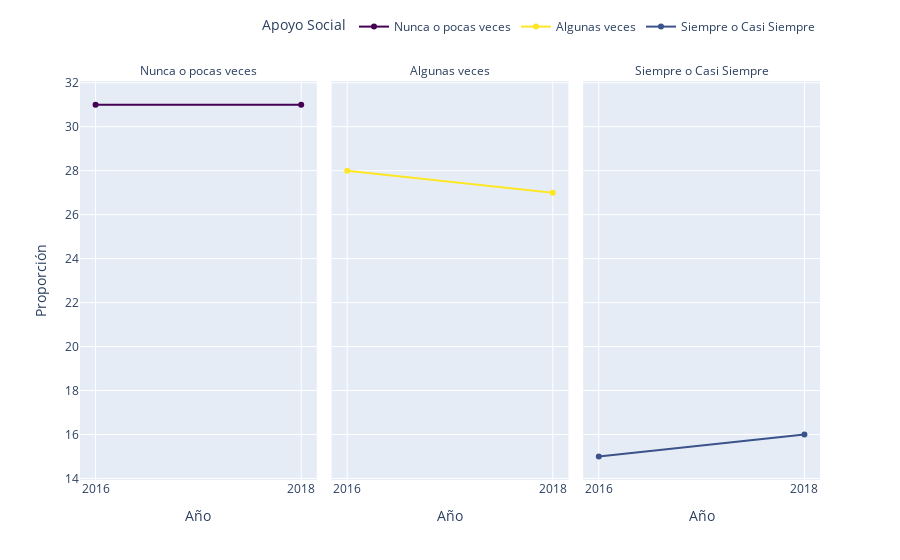

The notebook cell saved with this chart:
### Code cell
gf_apoyo_ola=grafo_var('s12_fac','Apoyo Social',orden=['Nunca o pocas veces','Algunas veces','Siempre o Casi Siempre'])
gf_apoyo_ola

### Figure 1 — Plotly figure (JSON) as saved in the notebook; plotly's stock layout.template omitted (floating-point values rounded to 4 significant figures)
{"data": [{"hovertemplate": "Apoyo Social=Nunca o pocas veces<br>Año=%{x}<br>Proporción=%{y}<extra></extra>", "legendgroup": "Nunca o pocas veces", "line": {"color": "#440154", "dash": "solid"}, "marker": {"symbol": "circle"}, "mode": "markers+lines", "name": "Nunca o pocas veces", "orientation": "v", "showlegend": true, "type": "scatter", "x": ["2016", "2018"], "xaxis": "x", "y": [31, 31], "yaxis": "y"}, {"hovertemplate": "Apoyo Social=Algunas veces<br>Año=%{x}<br>Proporción=%{y}<extra></extra>", "legendgroup": "Algunas veces", "line": {"color": "#fde725", "dash": "solid"}, "marker": {"symbol": "circle"}, "mode": "markers+lines", "name": "Algunas veces", "orientation": "v", "showlegend": true, "type": "scatter", "x": ["2016", "2018"], "xaxis": "x2", "y": [28.0, 27], "yaxis": "y2"}, {"hovertemplate": "Apoyo Social=Siempre o Casi Siempre<br>Año=%{x}<br>Proporción=%{y}<extra></extra>", "legendgroup": "Siempre o Casi Siempre", "line": {"color": "#3b528b", "dash": "solid"}, "marker": {"symbol": "circle"}, "mode": "markers+lines", "name": "Siempre o Casi Siempre", "orientation": "v", "showlegend": true, "type": "scatter", "x": ["2016", "2018"], "xaxis": "x3", "y": [15, 16], "yaxis": "y3"}], "layout": {"annotations": [{"font": {}, "showarrow": false, "text": "Nunca o pocas veces", "x": 0.16, "xanchor": "center", "xref": "paper", "y": 1, "yanchor": "bottom", "yref": "paper"}, {"font": {}, "showarrow": false, "text": "Algunas veces", "x": 0.5, "xanchor": "center", "xref": "paper", "y": 1, "yanchor": "bottom", "yref": "paper"}, {"font": {}, "showarrow": false, "text": "Siempre o Casi Siempre", "x": 0.84, "xanchor": "center", "xref": "paper", "y": 1, "yanchor": "bottom", "yref": "paper"}], "autosize": true, "legend": {"orientation": "h", "title": {"text": "Apoyo Social"}, "tracegroupgap": 0, "x": 1, "xanchor": "right", "y": 1.1, "yanchor": "bottom"}, "margin": {"t": 60}, "xaxis": {"anchor": "y", "autorange": true, "domain": [0, 0.32], "range": [-0.07172, 1.072], "title": {"text": "Año"}, "type": "category"}, "xaxis2": {"anchor": "y2", "autorange": true, "domain": [0.34, 0.66], "matches": "x", "range": [-0.07172, 1.072], "title": {"text": "Año"}, "type": "category"}, "xaxis3": {"anchor": "y3", "autorange": true, "domain": [0.68, 1.0], "matches": "x", "range": [-0.07172, 1.072], "title": {"text": "Año"}, "type": "category"}, "yaxis": {"anchor": "x", "autorange": true, "domain": [0, 1], "range": [13.76, 32.24], "title": {"text": "Proporción"}, "type": "linear"}, "yaxis2": {"anchor": "x2", "autorange": true, "domain": [0, 1], "matches": "y", "range": [13.76, 32.24], "showticklabels": false, "type": "linear"}, "yaxis3": {"anchor": "x3", "autorange": true, "domain": [0, 1], "matches": "y", "range": [13.76, 32.24], "showticklabels": false, "type": "linear"}}}
